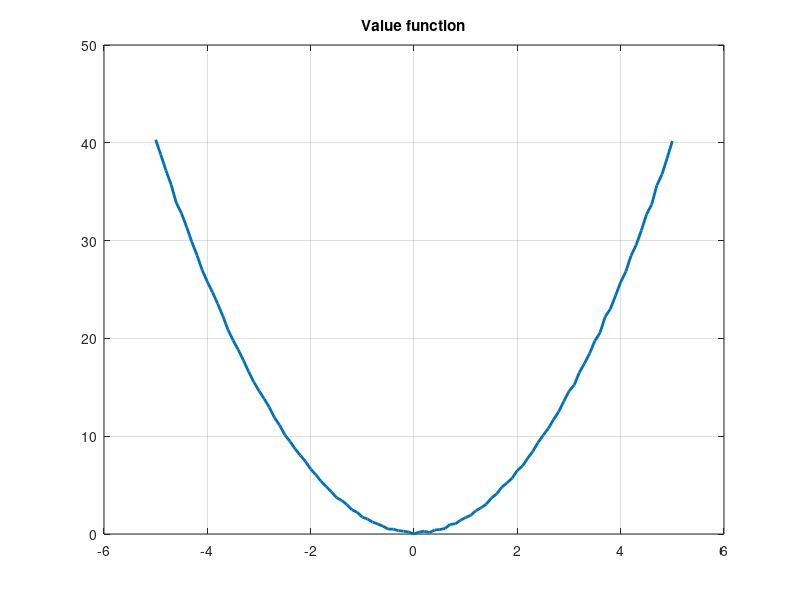
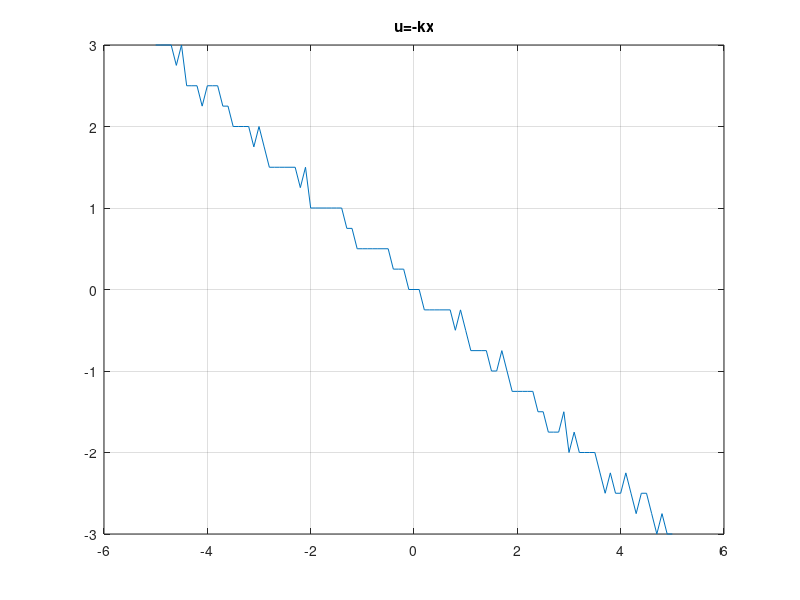

The MATLAB script that drew these images, in order:
Nx=101;
Nu=41;
x_grid= linspace(-5,5,101);
u_grid= linspace(-5,5,41);
policy= ones(Nx,1); %%bản chất chỉ là ánh xạ
max_iter=100;
V= zeros(Nx,1);
gamma=0.95;
V_new= zeros(Nu,1);
for iter= 1: max_iter
    V_old=V;
    for i=1:Nx
        for j=1:Nu
        u=u_grid(j);
        x_new= x_grid(i)+u;
        [~,idx]=min(abs(x_new-x_grid));
        cost= x_grid(i)^2+u^2;
        V_new(j)=cost+ gamma*V_old(idx);
        end
        [~,best_idx]= min(V_new);
        V(i)=V_new(best_idx);
    end
if norm(V-V_old,inf)<1e-4
    break;
end
 % ---- Cửa sổ 1: Value function ----
figure(1);
clf;
plot(x_grid, V, 'LineWidth',2);
title('Value function');
grid on;
end

for i=1:Nx
    Q=zeros(Nu,1);
        for j=1:Nu
            u=u_grid(j);
            x_new= x_grid(i)+u;
            [~,idx]=min(abs(x_new-x_grid));
            cost= x_grid(i)^2+u^2;
            Q(j)=cost+ gamma*V(idx);
        end
        [~,policy_idx]=min(Q);
        policy(i)=policy_idx;
end    
u_star = u_grid(policy);
figure(2);
clf;
plot(x_grid, u_star)
title('u=-kx')
grid on




  
